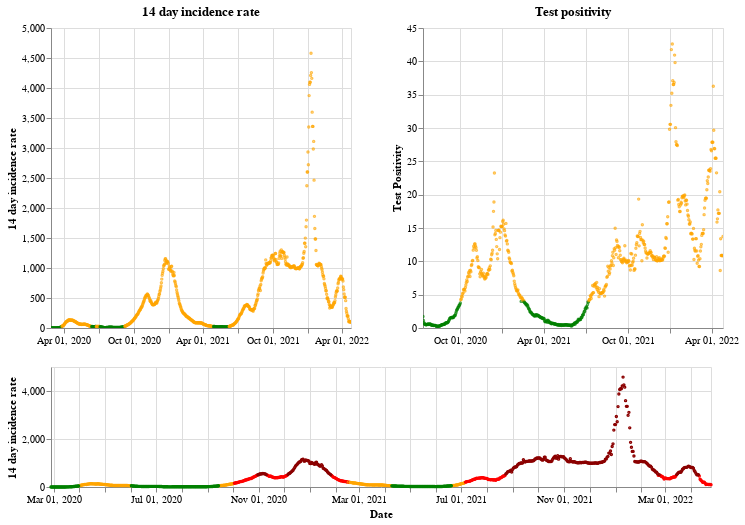

The notebook cell saved with this chart:
### Markdown cell above
## Wales

### Code cell
plot_traffic_light('Wales')

### Figure 1 — Vega-Lite specification as saved in the notebook (floating-point values rounded to 4 significant figures; data arrays with more than 128 entries replaced by an {"elided": "..."} marker saying what was removed)
{"config": {"view": {"continuousWidth": 400, "continuousHeight": 300}}, "vconcat": [{"hconcat": [{"mark": {"type": "point", "size": 2}, "encoding": {"color": {"condition": {"value": "green", "test": "(datum.twoWeeklyCasesRate <= 25)"}, "value": "orange"}, "tooltip": [{"type": "nominal", "field": "areaName"}, {"type": "temporal", "field": "date"}, {"type": "quantitative", "field": "twoWeeklyCasesRate"}, {"type": "quantitative", "field": "testPositivity"}], "x": {"type": "temporal", "axis": {"title": ""}, "field": "date", "scale": {"domain": {"selection": "DateBrush"}}, "timeUnit": "yearmonthdate"}, "y": {"type": "quantitative", "axis": {"title": "14 day incidence rate"}, "field": "twoWeeklyCasesRate"}}, "title": "14 day incidence rate", "width": 300}, {"mark": {"type": "point", "size": 2}, "encoding": {"color": {"condition": {"value": "green", "test": "(datum.testPositivity <= 4)"}, "value": "orange"}, "tooltip": [{"type": "nominal", "field": "areaName"}, {"type": "temporal", "field": "date"}, {"type": "quantitative", "field": "twoWeeklyCasesRate"}, {"type": "quantitative", "field": "testPositivity"}], "x": {"type": "temporal", "axis": {"title": ""}, "field": "date", "scale": {"domain": {"selection": "DateBrush"}}, "timeUnit": "yearmonthdate"}, "y": {"type": "quantitative", "axis": {"title": "Test Positivity"}, "field": "testPositivity"}}, "title": "Test positivity", "width": 300}]}, {"layer": [{"mark": {"type": "point", "size": 2}, "encoding": {"color": {"condition": {"value": "orange", "test": "(((datum.testPositivity < 4) && (datum.twoWeeklyCasesRate >= 50)) && (datum.twoWeeklyCasesRate < 200))"}, "value": "red"}, "opacity": {"condition": {"value": 1, "test": "((datum.twoWeeklyCasesRate >= 50) && (datum.twoWeeklyCasesRate < 500))"}, "value": 0}, "tooltip": [{"type": "nominal", "field": "areaName"}, {"type": "temporal", "field": "date"}, {"type": "quantitative", "field": "twoWeeklyCasesRate"}, {"type": "quantitative", "field": "testPositivity"}], "x": {"type": "temporal", "axis": {"title": "Date"}, "field": "date", "timeUnit": "yearmonthdate"}, "y": {"type": "quantitative", "axis": {"title": "14 day incidence rate"}, "field": "twoWeeklyCasesRate"}}, "selection": {"DateBrush": {"type": "interval", "encodings": ["x"], "fields": ["Time"]}}}, {"mark": {"type": "point", "size": 2}, "encoding": {"color": {"value": "darkred"}, "opacity": {"condition": {"value": 1, "test": "(datum.twoWeeklyCasesRate >= 500)"}, "value": 0}, "tooltip": [{"type": "nominal", "field": "areaName"}, {"type": "temporal", "field": "date"}, {"type": "quantitative", "field": "twoWeeklyCasesRate"}, {"type": "quantitative", "field": "testPositivity"}], "x": {"type": "temporal", "axis": {"title": "Date"}, "field": "date", "timeUnit": "yearmonthdate"}, "y": {"type": "quantitative", "axis": {"title": "14 day incidence rate"}, "field": "twoWeeklyCasesRate"}}}, {"mark": {"type": "point", "size": 2}, "encoding": {"color": {"condition": {"value": "green", "test": "((datum.testPositivity < 4) && (datum.twoWeeklyCasesRate < 50))"}, "value": "orange"}, "opacity": {"condition": {"value": 1, "test": "(datum.twoWeeklyCasesRate < 50)"}, "value": 0}, "tooltip": [{"type": "nominal", "field": "areaName"}, {"type": "temporal", "field": "date"}, {"type": "quantitative", "field": "twoWeeklyCasesRate"}, {"type": "quantitative", "field": "testPositivity"}], "x": {"type": "temporal", "axis": {"title": "Date"}, "field": "date", "timeUnit": "yearmonthdate"}, "y": {"type": "quantitative", "axis": {"title": "14 day incidence rate"}, "field": "twoWeeklyCasesRate"}}}], "height": 120, "width": 660}], "data": {"name": "data-3f9f329ef034ef7e0b48286fe305cccc"}, "$schema": "https://vega.github.io/schema/vega-lite/v4.8.1.json", "datasets": {"data-3f9f329ef034ef7e0b48286fe305cccc": {"elided": "789 records"}}}
